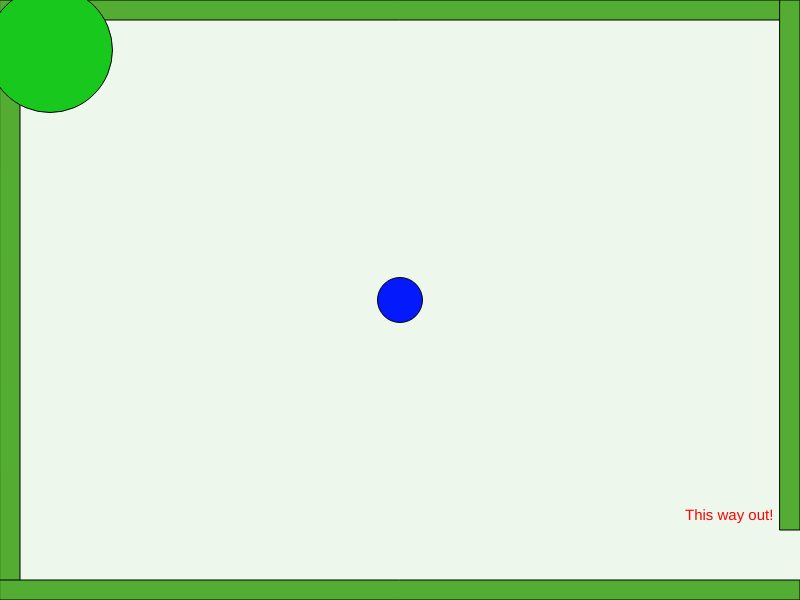
Frame 1 (no input)
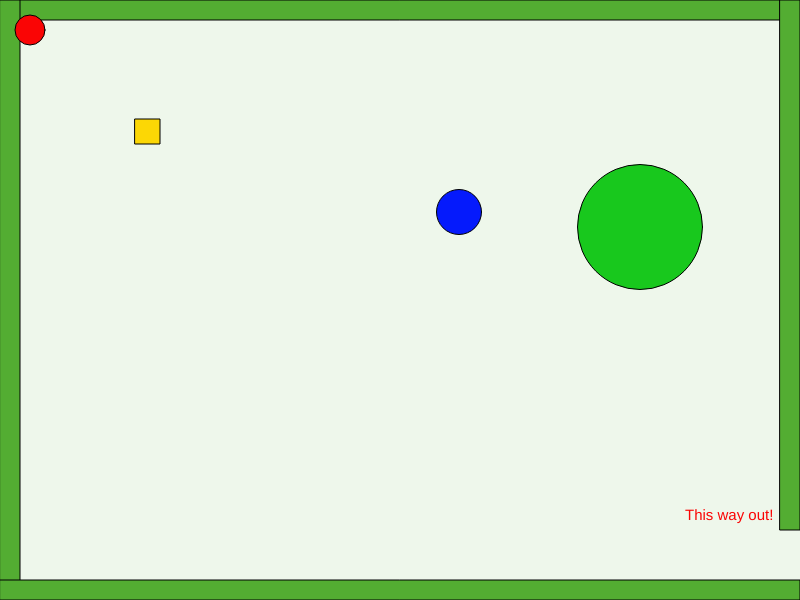
Frame 60 (no input)
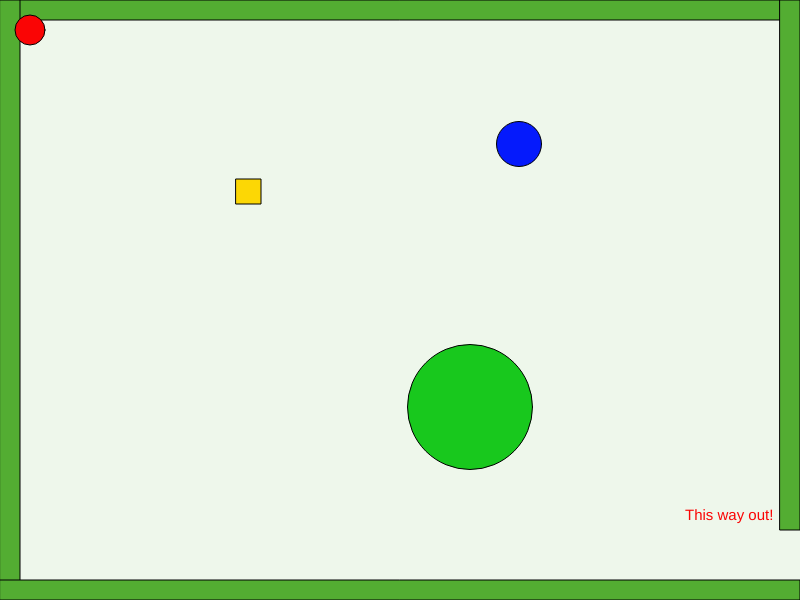
Frame 120 (the mouse pressed at the canvas centre since frame 60)

The p5.js sketch that drew these frames (run headless with seeded random() and noise() and a simulated clock; from frame 60 on, the mouse is pressed at the canvas centre):

// p5.js sketch
// ── sketch.js
// character beginning position
var characterX = 30;
var characterY = 30;
//movement keys defined
var w = 87;
var s = 83;
var a = 65;
var d = 68;
//floating square x and y
var squareX = 40;
var squareY = 60;
var squareXspeed;
var squareYspeed;
//floating circle x and y
var circleX = 400;
var circleY = 300;
var circleXspeed;
var circleYspeed;
//floating circle 2 x and y
var x = 50
var y = 50
var diameter = 125
//ellispe created when mouse clicked
var mouseShapeX;
var mouseShapeY;


//blinking varible
var i = 0

    function setup()
        {
            createCanvas(800, 600);
            //get a random speed when starting
            squareXspeed = Math.floor(Math.random() * (Math.floor(Math.random() * 5)) + 1);
            squareYspeed = Math.floor(Math.random() * (Math.floor(Math.random() * 5)) + 1);
            circleXspeed = Math.floor(Math.random() * (Math.floor(Math.random() * 5)) + 1);
            circleYspeed = Math.floor(Math.random() * (Math.floor(Math.random() * 5)) + 1);
        }
          
    function draw() 
        {
            background(238, 247, 235);
            fill(83, 173, 50);
            
            //top border
            rect(0,0,width, 20);
            //left border
            rect(0,0,20, height);
            //bottom border
            rect(0,height-20, width, 20);
            //right upper border
            rect(width-20, 0, 20, height-70);

            //exit message
            textSize(15);
            fill(250, 5, 5)
            text("This way out!", width-115, height-80);

            //character
            circle(characterX, characterY, 30);

            // handle the keys
            if(keyIsDown(w))
            {
                characterY -= 7;   
            }
            if(keyIsDown(s))
            {
                characterY += 7;   
            }
            if(keyIsDown(a))
            {
                characterX -= 7;   
            }
            if(keyIsDown(d))
            {
                characterX += 7;   
            }
            //obstacle 1
            fill(252, 215, 5);
            //shape of obstacle 1
            square(squareX, squareY, 25);

            //start with random speed for square obstacle
            squareXspeed = Math.floor(Math.random() * (Math.floor(Math.random() * 5)) + 1);
            squareYspeed = Math.floor(Math.random() * (Math.floor(Math.random() * 2)) + 1);
           

            //move the obstacle
            squareX += squareXspeed;
            squareY += squareYspeed;

            if(squareX > width)
            {
                squareX = 0;
            }
            if(squareX < 0)
            {
                squareX = width;
            }
            if(squareY > height)
            {
                squareY = 0;
            }
            if(squareY < 0)
            {
                squareY = height;
            }
            //obstacle 2
            fill(5, 26, 252);
            //shape of obstacle 2
            circle(circleX, circleY, 45);

            //random speed for circle obstacle
            cirlceXspeed = Math.floor(Math.random() * (Math.floor(Math.random() * -8)) + 1);
            circleYspeed = Math.floor(Math.random() * (Math.floor(Math.random() * -6)) + 1);

            //move the circle
            circleX += circleXspeed;
            circleY += circleYspeed;

            if(circleX > width)
            {
                circleX = 0;
            }
            if(circleX < 0)
            {
                circleX = width;
            }
            if(circleY > height)
            {
                circleY = 0;
            }
            if(circleY < 0)
            {
                circleY = height;
            }
            
            fill(24,200,29);
            circle(x,y,diameter);
            if(x <= 800)
            {
                x+=10;
            }
            else if(x > 800)
            {
            x = 50;
            }  
            else if(x > 200 )
            {
                x+=5;
            }
            
            if(y <= 600)
            {
                y+=3;
            }
            else if(y > 600)
            {
                y = 50;
            }  
            else if(y > 200)
            {
                y+=1;
            }
            //if character leaves the exit
            if(characterX > width && characterY > height-50)
            {
                i = i + 1
                if (i % 30 === 0)
                {
                    fill(3, 252, 215);
                    stroke(30);
                    textSize(100);
                    text("You Win!", width/2-200, height/2-10);
                }
                else
                {
                    fill(238, 247, 235)
                }
            }    

                //mouse click shape
            fill(132, 3, 252);
            ellipse(mouseShapeX, mouseShapeY, 100, 50);
            }
            
            function mouseClicked()
            {
                mouseShapeX = mouseX;
                mouseShapeY = mouseY;
            }
          
        
